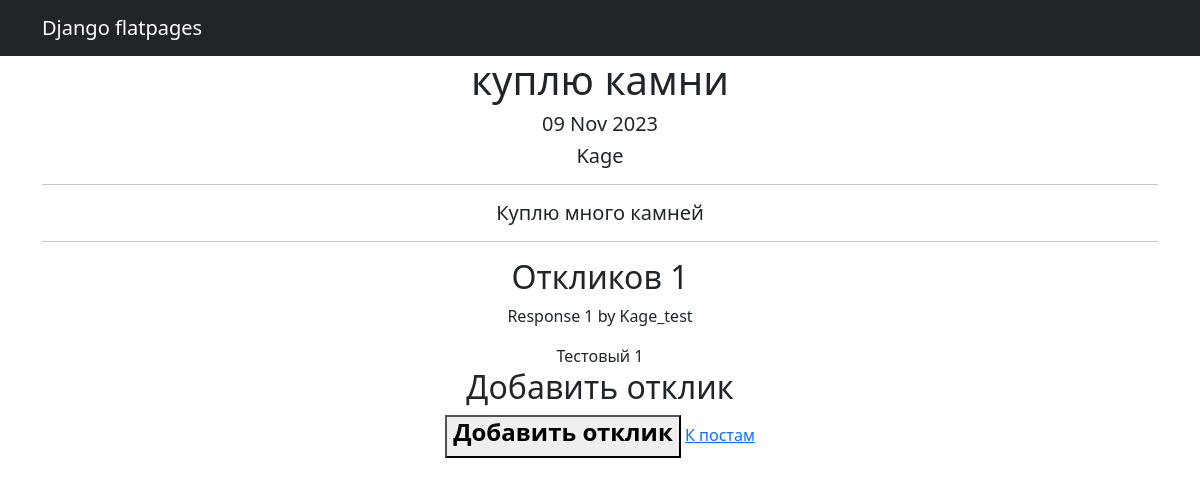
The page /posts/4 on the database its author committed.
### PostBoard_main/models.py (models this page shows, shortened)
class Posts(models.Model):
    tanks = 'TK'
    healers = 'HL'
    damage_dealers = 'DD'
    merchants = 'MR'
    guild_masters = 'GM'
    quest_givers = 'QG'
    smiths = 'SM'
    leather_workers = 'LW'
    potion_masters = 'PM'
    enchanters = 'EH'
    TYPE = [
        (tanks, 'Танки'), (healers, 'Хилеры'), (damage_dealers, 'ДД'), (merchants, 'Торговцы'),
        (guild_masters, 'Гильдмастера'), (quest_givers, 'Квестгиверы'), (smiths, 'Кузнецы'),
        (leather_workers, 'Кожевники'), (potion_masters, 'Зельевары'), (enchanters, 'Мастера заклинаний')
    ]
    type_post = models.CharField(max_length=2, choices=TYPE, default='MR')
    time_in = models.DateTimeField(auto_now_add=True)
    headline = models.CharField(max_length=128)
    text = RichTextUploadingField(config_name='my-toolbar')
    category = models.ForeignKey(Category, on_delete=models.CASCADE, related_name='category')
    to_reg_user = models.ForeignKey(User, on_delete=models.CASCADE)

class Response(models.Model):
    time_in = models.DateTimeField(auto_now_add=True)
    text = models.TextField()
    res_user = models.ForeignKey(User, on_delete=models.CASCADE, related_name='reply_user')
    res_post = models.ForeignKey(Posts, on_delete=models.CASCADE, related_name='reply')
    status = models.BooleanField(default=False)

### PostBoard_main/views.py (the view)
# urls.py: path('<int:pk>', PostDetail.as_view(), name='post_detail'),
class PostDetail(DetailView):
    raise_exception = True
    model = Posts
    template_name = 'post_detail.html'
    context_object_name = 'post'
    response_form = ResponseForm
    def get_context_data(self, **kwargs):
        context = super().get_context_data(**kwargs)
        pk = self.kwargs['pk']
        form = ResponseForm()
        post = get_object_or_404(Posts, pk=pk)
        responses = post.reply.all()
        context['post'] = post
        context['responses'] = responses
        context['form'] = form
        return context

### templates/post_detail.html (shortened to what this page needs)
<!DOCTYPE html>
{% extends 'flatpages/default.html' %}
{% load bootstrap3 %}
{% block content %}
    <h1>{{ post.headline }}</h1>
    <h5>{{ post.time_in|date:'d M Y' }}</h5>
    <h5>{{ post.to_reg_user }}</h5>
    <hr>
    <h5>{{ post.text|safe }}</h5>
    <hr>
        <h2>
            Откликов {{ responses.count }}
        </h2>
    {% for response in responses %}
        <div class="response">
            <p class="info">
                Response {{ forloop.counter }} by {{ response.res_user }}
            </p>
            {{ response.text }}
        </div>
    {% empty %}
        <p>Нет откликов</p>
    {% endfor %}
    {% if f %}
        <h2>Отклик добавлен</h2>
    {% else %}
        <h2>Добавить отклик</h2>
    <button>
        <a class="nav-link" href="{% url 'add_response' pk=post.id %}">
            <h4><strong>Добавить отклик</strong></h4>
        </a>
    </button>
    {% endif %}
    <a href="{% url 'posts' %}"> К постам </a>
{% endblock content%}

### rows shown on the page
Posts: headline "куплю камни", time_in "09 Nov 2023", to_reg_user "Kage", text "Куплю много камней", count "1"
Response: res_user "Kage_test", text "Тестовый 1"
